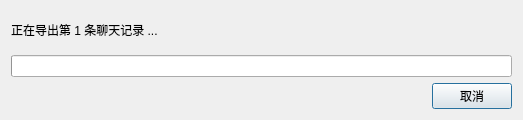
<?xml version="1.0" encoding="UTF-8"?>
<ui version="4.0">
 <class>ExportAppInfoDlg</class>
 <widget class="QDialog" name="ExportAppInfoDlg">
  <property name="geometry">
   <rect>
    <x>0</x>
    <y>0</y>
    <width>523</width>
    <height>120</height>
   </rect>
  </property>
  <property name="windowTitle">
   <string/>
  </property>
  <property name="styleSheet">
   <string notr="true">QWidget
{
	font-family:&quot;Microsoft Yahei&quot;;
}</string>
  </property>
  <layout class="QVBoxLayout" name="verticalLayout">
   <item>
    <widget class="QLabel" name="lbText">
     <property name="text">
      <string>正在导出第 1 条聊天记录 ...</string>
     </property>
    </widget>
   </item>
   <item>
    <widget class="QProgressBar" name="progress">
     <property name="value">
      <number>0</number>
     </property>
     <property name="textVisible">
      <bool>false</bool>
     </property>
    </widget>
   </item>
   <item>
    <layout class="QHBoxLayout" name="horizontalLayout">
     <item>
      <spacer name="horizontalSpacer">
       <property name="orientation">
        <enum>Qt::Horizontal</enum>
       </property>
       <property name="sizeHint" stdset="0">
        <size>
         <width>40</width>
         <height>20</height>
        </size>
       </property>
      </spacer>
     </item>
     <item>
      <widget class="QPushButton" name="btnCancel">
       <property name="minimumSize">
        <size>
         <width>0</width>
         <height>25</height>
        </size>
       </property>
       <property name="text">
        <string>取消</string>
       </property>
      </widget>
     </item>
    </layout>
   </item>
  </layout>
 </widget>
 <layoutdefault spacing="6" margin="11"/>
 <resources/>
 <connections/>
</ui>
